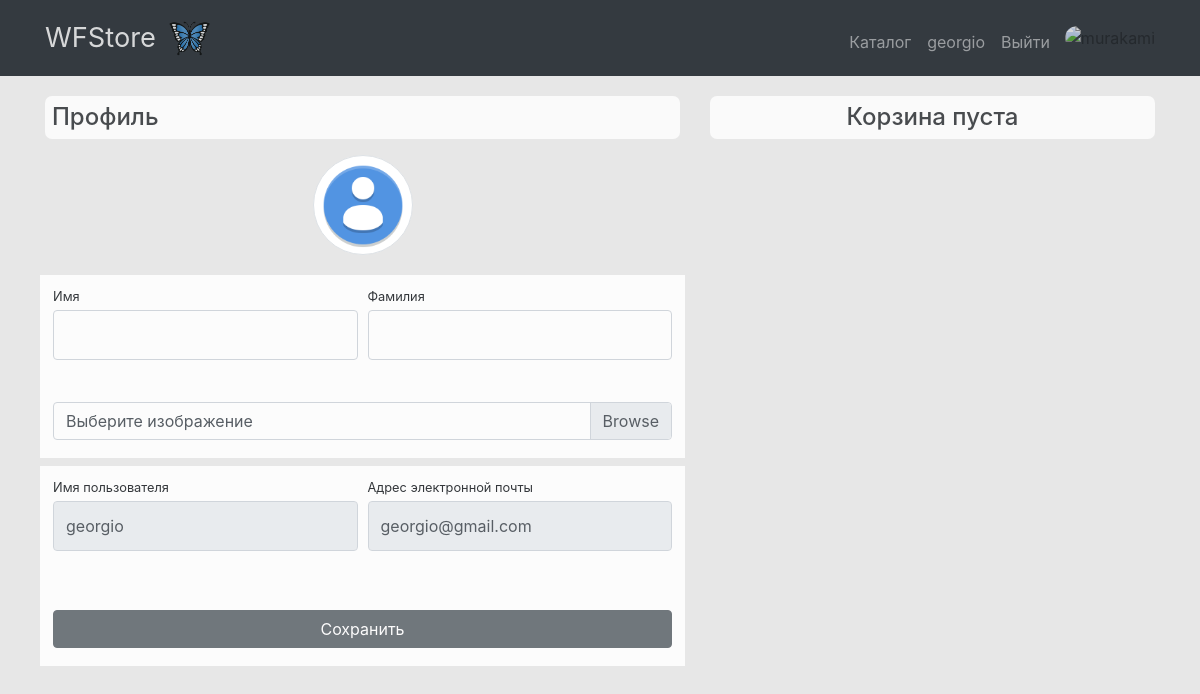
Before: /users/profile/ (signed in) with the older database file.
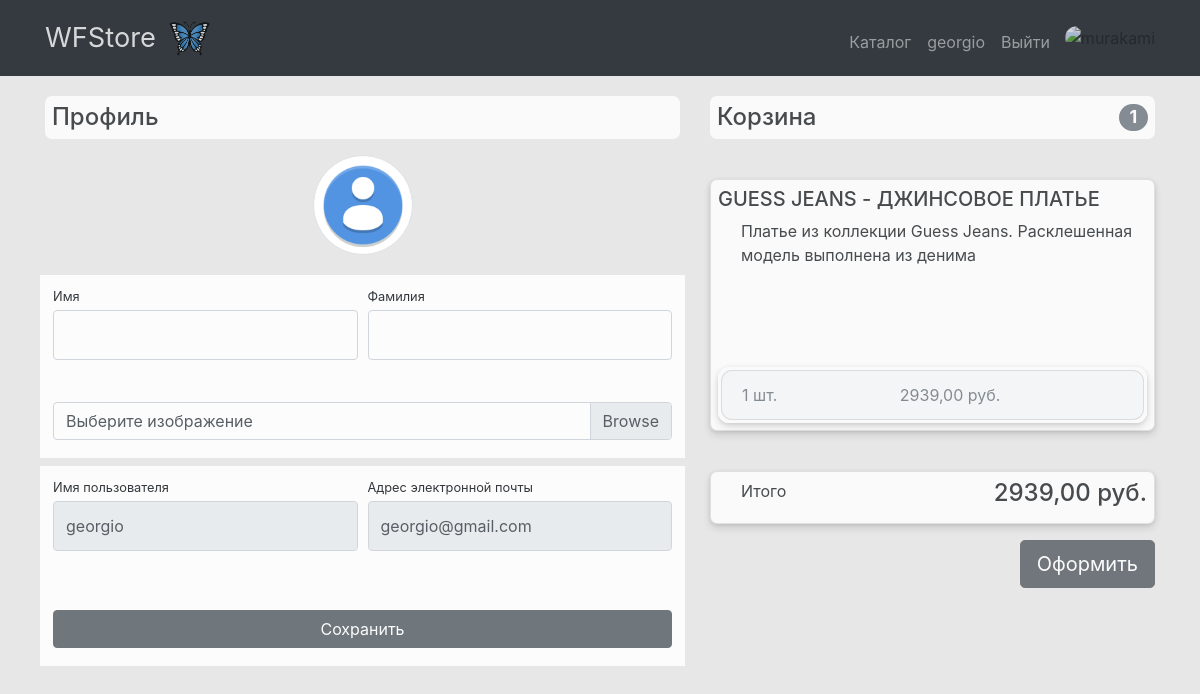
After: the same page with the newer database file.
### products/models.py (models this page shows, shortened)
class Basket(models.Model):
    user = models.ForeignKey(User, on_delete=models.CASCADE, verbose_name="Покупатель")
    product = models.ForeignKey('Product', on_delete=models.CASCADE, verbose_name="Товар")
    quantity = models.PositiveIntegerField(default=0, verbose_name="Количество товара")
    create_database = models.DateTimeField(auto_now_add=True)
    def sum(self):
        return self.quantity * self.product.price
    class Meta:
        verbose_name = 'товар в корзину'
        verbose_name_plural = 'Корзина'

class Product(models.Model):
    name = models.CharField(max_length=250, verbose_name="Название товара")
    image = models.ImageField(upload_to="products_images/", blank=True, verbose_name="Изображение")
    description = models.TextField(blank=True, verbose_name="Описание")
    short_description = models.CharField(max_length=100, blank=True, verbose_name="Краткое описание")
    price = models.DecimalField(max_digits=8, decimal_places=2, default=0, verbose_name="Цена")
    quantity = models.PositiveIntegerField(default=0, verbose_name="Количество")
    category = models.ForeignKey(ProductCategory, on_delete=models.CASCADE, verbose_name="Категория")
    class Meta:
        verbose_name = 'товар'
        verbose_name_plural = 'Товары'

### users/views.py (the view)
# urls.py: path('profile/', views.profile, name='profile'),
@login_required(login_url='/users/login/')
def profile(request):
    user = request.user
    if request.method == "POST":
        form = UserProfileForm(data=request.POST, files=request.FILES, instance=user)
        if form.is_valid():
            form.save()
            return redirect('profile')
    else:
        form = UserProfileForm(instance=user)
    baskets = Basket.objects.filter(user=user)
    total_quantity = sum(basket.quantity for basket in baskets)
    total_sum = sum(basket.sum() for basket in baskets)
    context = {
        'title': 'Store - Профиль',
        'form': form,
        'baskets': baskets,
        'total_quantity': total_quantity,
        'total_sum': total_sum
    }
    return render(request, 'users/profile.html', context)

### users/forms.py
class UserProfileForm(UserChangeForm):
    username = forms.CharField(widget=forms.TextInput(attrs={'readonly': True}))
    email = forms.CharField(widget=forms.EmailInput(attrs={'readonly': True}))
    image = forms.ImageField(widget=forms.FileInput(), required=False)
    class Meta:
        model = User
        fields = ('username', 'email', 'first_name', 'last_name', 'image')
    def __init__(self, *args, **kwargs):
        super().__init__(*args, **kwargs)
        for field in self.fields.values():
            field.widget.attrs['class'] = 'form-control py-4'
        self.fields['image'].widget.attrs['class'] = 'custom-file-input'

### users/templates/users/profile.html (shortened to what this page needs)
{% extends 'products/base.html' %}
{% load static %}
{% block css %}
<link href="{% static 'css/profile.css' %}" rel="stylesheet">
{% endblock %}
{% block content %}
<div class="container">
    <div class="row">
        <div class="col-lg-7">
            <h4 class="mt-3 mb-3">Профиль</h4>
            <div class="col-lg-12 text-center">
                <img width="100" height="100"
                     src="{% if user.image %} {{ user.image.url }} {% else %} {% static 'vendor/img/users/avadefault1.png' %} {% endif %}"
                     class="img-thumbnail">
            </div>
            <form action="{% url 'profile' %}" method="post" enctype="multipart/form-data">
                <div class="form-row">
                    <div class="col-lg-6">
                        <div class="form-group">
                            <label class="small mb-1" for="inputFirstName">Имя</label>
                           {{ form.first_name }}
                        </div>
                    </div>
                    <div class="col-lg-6">
                        <div class="form-group">
                            <label class="small mb-1" for="inputLastName">Фамилия</label>
                            {{ form.last_name }}
                        </div>
                    </div>
                </div>
                <div class="form-row mb-2">
                    <div class="col-lg-12">
                        <div class="custom-file">
                            <label class="custom-file-label" for="userAvatar">Выберите изображение</label>
                        </div>
                    </div>
                </div>
                <div class="form-row">
                    <div class="col-lg-6">
                        <label class="small mb-1" for="inputUsername">Имя пользователя</label>
                        {{ form.username }}
                    </div>
                    <div class="col-lg-6">
                        <label class="small mb-1" for="inputEmailAddress">Адрес электронной
                            почты</label>
                        {{ form.email }}
                    </div>
                </div>
                <div class="form-row">
                    <div class="col-lg-12" style="margin-top: 33px;">
                        <input class="btn btn-info btn-block" type="submit" value="Сохранить">
                    </div>
                </div>
            </form>
        </div>
       {% include 'products/basket.html' %}
    </div>
</div>
{% endblock %}

### products/templates/products/basket.html (shortened to what this page needs)
{% if baskets %}
<div class="col-lg-5">
            <h4 class="mt-3 mb-3 d-flex justify-content-between align-items-center mb-3">
                Корзина <span class="badge badge-secondary badge-pill">{{ total_quantity }}</span>
            </h4>
            {% for basket in baskets %}
            <div class="cardo mb-3">
                <div class="cardo-body">
                    <h5 class="cardo-title">{{ basket.product.name }}</h5>
                    <p class="cardo-text">{{ basket.product.short_description }}</p>
                </div>
                <ul class="listo-group listo-group-flush">
                    <li class="list-group-item d-flex justify-content-between lh-condensed bg-light">
                        <span class="text-muted">{{ basket.quantity }} шт.</span>
                        <span class="text-muted">{{ basket.sum }} руб.</span>
                    </li>
                </ul>
            </div>
            {% endfor %}
            <div class="cardo mb-3">
                <div class="cardo-footer">
                    <p class="float-left">Итого</p>
                    <h4 class="float-right">{{ total_sum }} руб.</h4>
                </div>
            </div>
            <a href="#" class="btn btn-success btn-lg float-right">Оформить</a>
        </div>
{% else %}
<div class="col-lg-5">
    <h4 class="mt-3 mb-3 text-center">
        Корзина пуста
    </h4>
</div>
{% endif %}

Changed rows visible on the page:
added Basket: product.name "GUESS JEANS - ДЖИНСОВОЕ ПЛАТЬЕ", product.short_description "Платье из коллекции Guess Jeans. Расклешенная модель выполнена из денима", quantity "1", sum "2939,00"
Other visible differences:
{{ total_quantity }}: (not shown) → "1"
{{ total_sum }}: (not shown) → "2939,00"
text no longer shown: "Корзина пуста"
text now shown: "Корзина Итого руб. Оформить"
